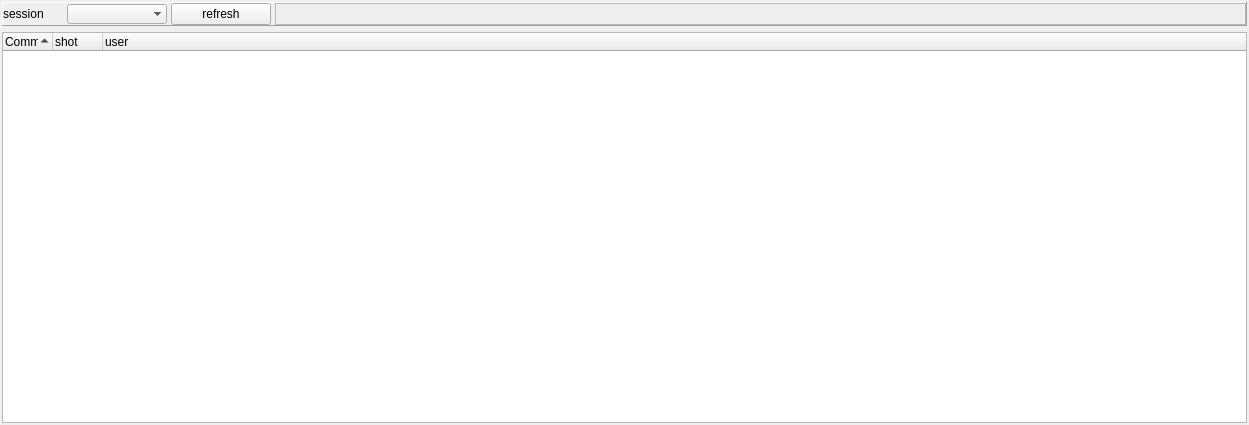
<?xml version="1.0" encoding="UTF-8"?>
<ui version="4.0">
 <class>Form</class>
 <widget class="QWidget" name="Form">
  <property name="geometry">
   <rect>
    <x>0</x>
    <y>0</y>
    <width>1249</width>
    <height>425</height>
   </rect>
  </property>
  <property name="windowTitle">
   <string>Form</string>
  </property>
  <layout class="QVBoxLayout" name="verticalLayout">
   <property name="spacing">
    <number>0</number>
   </property>
   <property name="margin">
    <number>0</number>
   </property>
   <item>
    <widget class="QSplitter" name="splitter">
     <property name="orientation">
      <enum>Qt::Horizontal</enum>
     </property>
     <widget class="QWidget" name="widget" native="true">
      <layout class="QVBoxLayout" name="verticalLayout_3">
       <property name="margin">
        <number>2</number>
       </property>
       <item>
        <widget class="QFrame" name="frame">
         <property name="maximumSize">
          <size>
           <width>16777215</width>
           <height>30</height>
          </size>
         </property>
         <property name="frameShape">
          <enum>QFrame::Panel</enum>
         </property>
         <property name="frameShadow">
          <enum>QFrame::Raised</enum>
         </property>
         <property name="lineWidth">
          <number>1</number>
         </property>
         <property name="midLineWidth">
          <number>1</number>
         </property>
         <layout class="QGridLayout" name="gridLayout">
          <property name="horizontalSpacing">
           <number>4</number>
          </property>
          <property name="verticalSpacing">
           <number>0</number>
          </property>
          <property name="margin">
           <number>0</number>
          </property>
          <item row="1" column="0">
           <widget class="QLabel" name="label">
            <property name="maximumSize">
             <size>
              <width>60</width>
              <height>16777215</height>
             </size>
            </property>
            <property name="text">
             <string>session</string>
            </property>
           </widget>
          </item>
          <item row="1" column="1">
           <widget class="QComboBox" name="ProjectComboBox">
            <property name="maximumSize">
             <size>
              <width>100</width>
              <height>16777215</height>
             </size>
            </property>
            <property name="editable">
             <bool>false</bool>
            </property>
            <property name="frame">
             <bool>false</bool>
            </property>
           </widget>
          </item>
          <item row="1" column="2">
           <widget class="QPushButton" name="refreshPushButton">
            <property name="maximumSize">
             <size>
              <width>100</width>
              <height>16777215</height>
             </size>
            </property>
            <property name="text">
             <string>refresh</string>
            </property>
           </widget>
          </item>
          <item row="1" column="3">
           <widget class="QFrame" name="frame_2">
            <property name="minimumSize">
             <size>
              <width>50</width>
              <height>0</height>
             </size>
            </property>
            <property name="frameShape">
             <enum>QFrame::StyledPanel</enum>
            </property>
            <property name="frameShadow">
             <enum>QFrame::Raised</enum>
            </property>
           </widget>
          </item>
         </layout>
        </widget>
       </item>
       <item>
        <widget class="QTreeWidget" name="list">
         <property name="sizePolicy">
          <sizepolicy hsizetype="Minimum" vsizetype="Expanding">
           <horstretch>0</horstretch>
           <verstretch>0</verstretch>
          </sizepolicy>
         </property>
         <property name="minimumSize">
          <size>
           <width>0</width>
           <height>0</height>
          </size>
         </property>
         <property name="frameShape">
          <enum>QFrame::StyledPanel</enum>
         </property>
         <property name="frameShadow">
          <enum>QFrame::Plain</enum>
         </property>
         <property name="lineWidth">
          <number>0</number>
         </property>
         <property name="autoScroll">
          <bool>false</bool>
         </property>
         <property name="tabKeyNavigation">
          <bool>false</bool>
         </property>
         <property name="alternatingRowColors">
          <bool>true</bool>
         </property>
         <property name="rootIsDecorated">
          <bool>true</bool>
         </property>
         <property name="uniformRowHeights">
          <bool>true</bool>
         </property>
         <property name="sortingEnabled">
          <bool>true</bool>
         </property>
         <property name="animated">
          <bool>true</bool>
         </property>
         <property name="allColumnsShowFocus">
          <bool>false</bool>
         </property>
         <property name="wordWrap">
          <bool>true</bool>
         </property>
         <property name="expandsOnDoubleClick">
          <bool>false</bool>
         </property>
         <attribute name="headerCascadingSectionResizes">
          <bool>false</bool>
         </attribute>
         <attribute name="headerDefaultSectionSize">
          <number>50</number>
         </attribute>
         <attribute name="headerHighlightSections">
          <bool>true</bool>
         </attribute>
         <attribute name="headerMinimumSectionSize">
          <number>40</number>
         </attribute>
         <attribute name="headerStretchLastSection">
          <bool>true</bool>
         </attribute>
         <column>
          <property name="text">
           <string>Comment</string>
          </property>
         </column>
         <column>
          <property name="text">
           <string>shot</string>
          </property>
         </column>
         <column>
          <property name="text">
           <string>user</string>
          </property>
         </column>
        </widget>
       </item>
      </layout>
     </widget>
    </widget>
   </item>
  </layout>
 </widget>
 <resources/>
 <connections>
  <connection>
   <sender>refreshPushButton</sender>
   <signal>clicked()</signal>
   <receiver>Form</receiver>
   <slot>refresh()</slot>
   <hints>
    <hint type="sourcelabel">
     <x>220</x>
     <y>14</y>
    </hint>
    <hint type="destinationlabel">
     <x>624</x>
     <y>212</y>
    </hint>
   </hints>
  </connection>
 </connections>
 <slots>
  <slot>refresh()</slot>
 </slots>
</ui>
